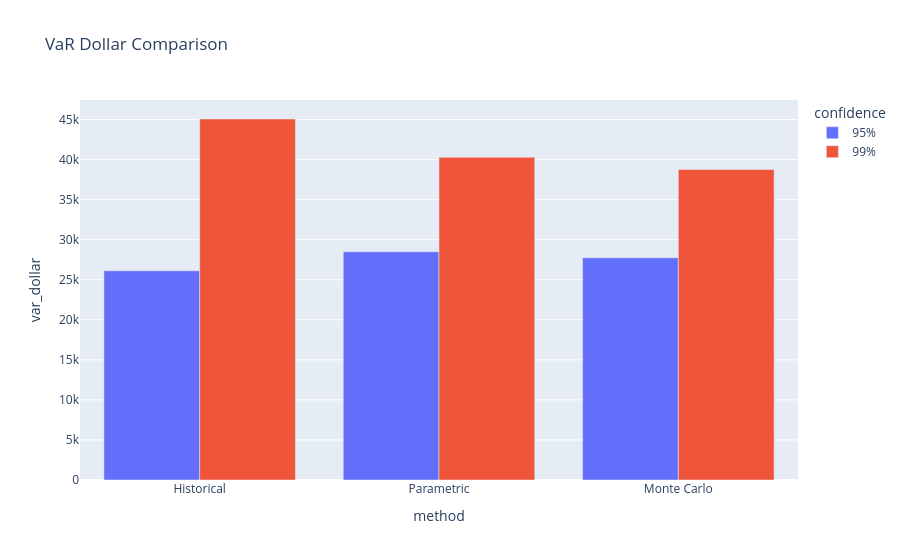

The code cell stored with this chart in its notebook:
### Code cell
# VaR chart: compare dollar VaR across methods and confidence levels.

px.bar(
    var_summary,
    x="method",
    y="var_dollar",
    color="confidence",
    barmode="group",
    title="VaR Dollar Comparison",
)

### Figure 1 — Plotly figure (JSON) as saved in the notebook; plotly's stock layout.template omitted (floating-point values rounded to 4 significant figures)
{"data": [{"alignmentgroup": "True", "hovertemplate": "confidence=95%<br>method=%{x}<br>var_dollar=%{y}<extra></extra>", "legendgroup": "95%", "marker": {"color": "#636efa", "pattern": {"shape": ""}}, "name": "95%", "offsetgroup": "95%", "orientation": "v", "showlegend": true, "textposition": "auto", "type": "bar", "x": ["Historical", "Parametric", "Monte Carlo"], "xaxis": "x", "y": [26120.0, 28490.0, 27740.0], "yaxis": "y"}, {"alignmentgroup": "True", "hovertemplate": "confidence=99%<br>method=%{x}<br>var_dollar=%{y}<extra></extra>", "legendgroup": "99%", "marker": {"color": "#EF553B", "pattern": {"shape": ""}}, "name": "99%", "offsetgroup": "99%", "orientation": "v", "showlegend": true, "textposition": "auto", "type": "bar", "x": ["Historical", "Parametric", "Monte Carlo"], "xaxis": "x", "y": [45070.0, 40300.0, 38750.0], "yaxis": "y"}], "layout": {"barmode": "group", "legend": {"title": {"text": "confidence"}, "tracegroupgap": 0}, "title": {"text": "VaR Dollar Comparison"}, "xaxis": {"anchor": "y", "domain": [0, 1], "title": {"text": "method"}}, "yaxis": {"anchor": "x", "domain": [0, 1], "title": {"text": "var_dollar"}}}}
